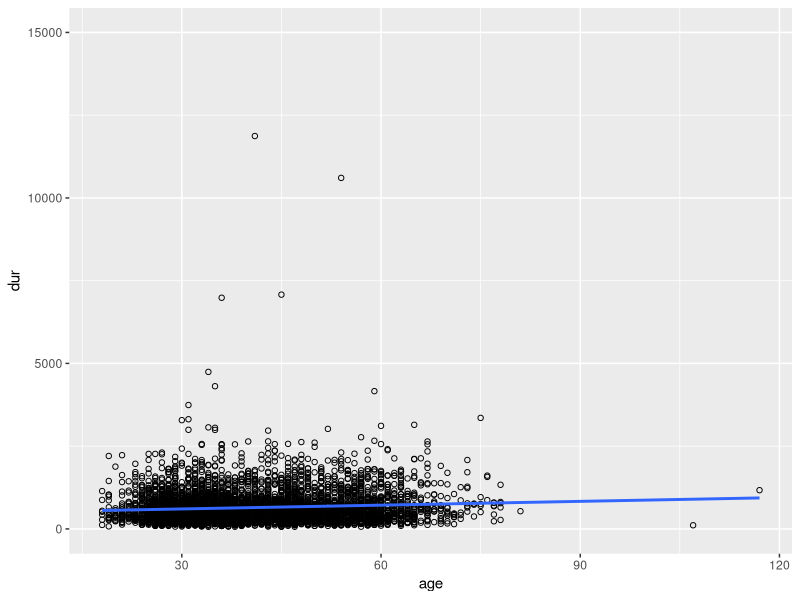

Write the R code that produced this figure.
## ---- chunk 1

library(dplyr)
library(ggplot2)
#library(data.table)
#Linear regression with ride duration being the dependent variable
cb <- read.csv("citibike_new.csv")

#Linear regression with ride duration being the dependent variable
cb$age <- (2017 - cb$birth.year)
rideDur <- lm(cb$tripduration ~ cb$age)
df <- data.frame(age = cb$age, dur = cb$tripduration)

ggplot(df, aes(x=age, y=dur)) +
    geom_point(shape=1) +  geom_smooth(method=lm, se=FALSE) + ylim(0, 15000)

rideDur <- lm(cb$tripduration ~ cb$age)
print(rideDur)
